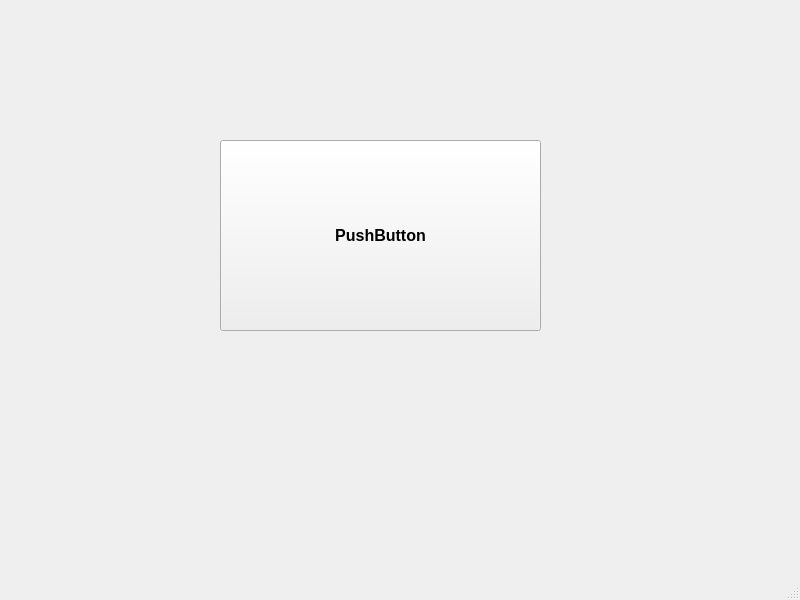
<?xml version="1.0" encoding="UTF-8"?>
<ui version="4.0">
 <class>MainWindow</class>
 <widget class="QMainWindow" name="MainWindow">
  <property name="geometry">
   <rect>
    <x>0</x>
    <y>0</y>
    <width>800</width>
    <height>600</height>
   </rect>
  </property>
  <property name="windowTitle">
   <string>MainWindow</string>
  </property>
  <widget class="QWidget" name="centralwidget">
   <widget class="QPushButton" name="pushButton">
    <property name="geometry">
     <rect>
      <x>220</x>
      <y>140</y>
      <width>321</width>
      <height>191</height>
     </rect>
    </property>
    <property name="font">
     <font>
      <family>Arial</family>
      <pointsize>12</pointsize>
      <weight>75</weight>
      <bold>true</bold>
     </font>
    </property>
    <property name="text">
     <string>PushButton</string>
    </property>
   </widget>
  </widget>
  <widget class="QMenuBar" name="menubar">
   <property name="geometry">
    <rect>
     <x>0</x>
     <y>0</y>
     <width>800</width>
     <height>25</height>
    </rect>
   </property>
  </widget>
  <widget class="QStatusBar" name="statusbar"/>
 </widget>
 <resources/>
 <connections/>
</ui>
